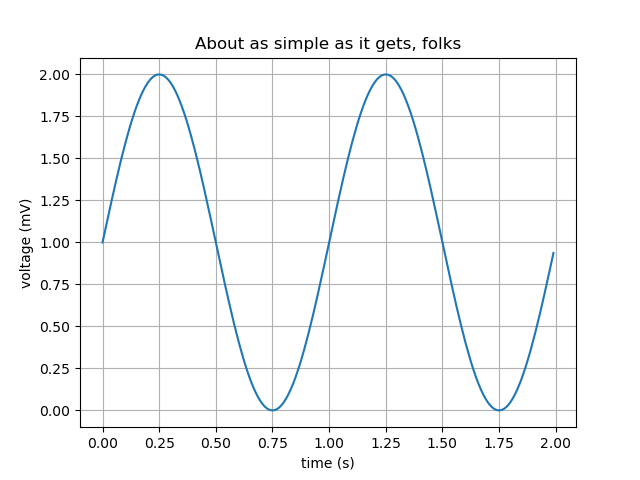

Write Python code to recreate this figure.
import matplotlib
import matplotlib.pyplot as plt

# https://numpy.org/
# NumPy is the fundamental package for scientific computing with Python
import numpy as np

# Matplotlib is a plotting library. It relies on some backend to actually
# render the plots. The default backend is the agg backend,
# which only renders PNGs.
matplotlib.use("Agg")            # Use Agg backend to only renders PNG files

# Data for plotting
t = np.arange(0.0, 2.0, 0.01)
s = 1 + np.sin(2 * np.pi * t)

fig, ax = plt.subplots()
ax.plot(t, s)

ax.set(xlabel='time (s)', ylabel='voltage (mV)',
       title='About as simple as it gets, folks')
ax.grid()

fig.savefig("SimplePlot.png")  # Save resulting plot to a png file
# plt.show()                   # Display plot if not in PythonAnywhere

